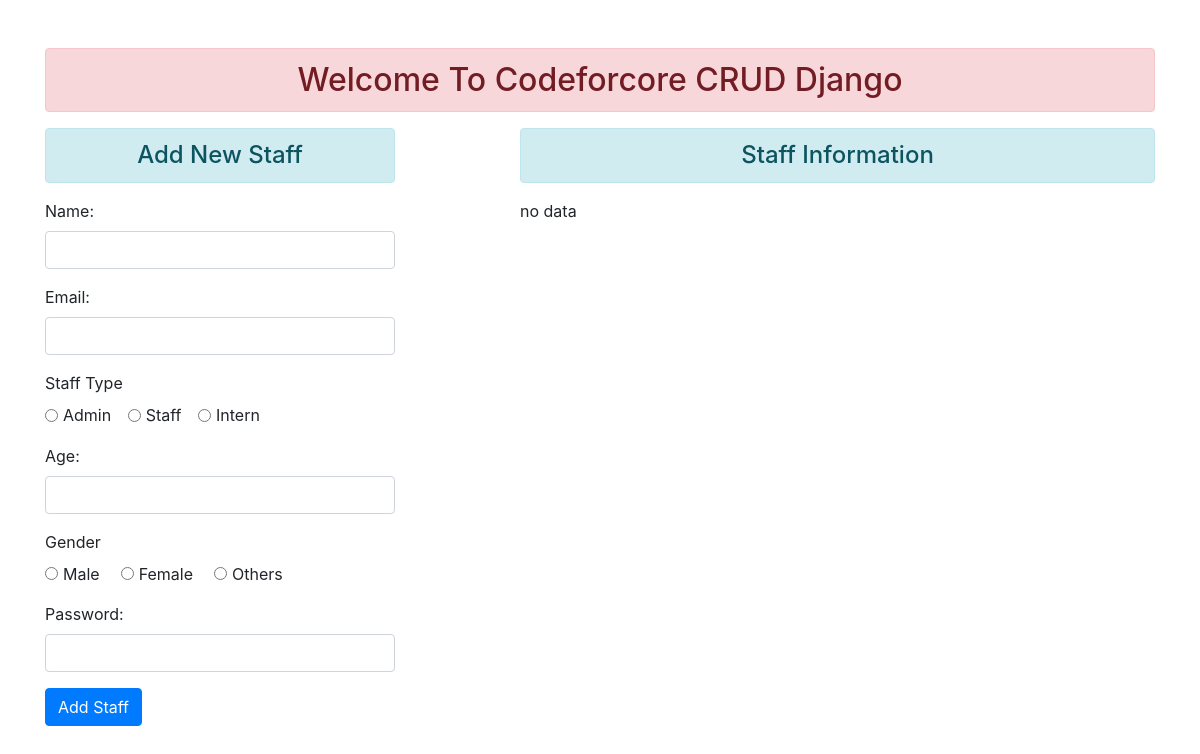
Before: / with the older database file.
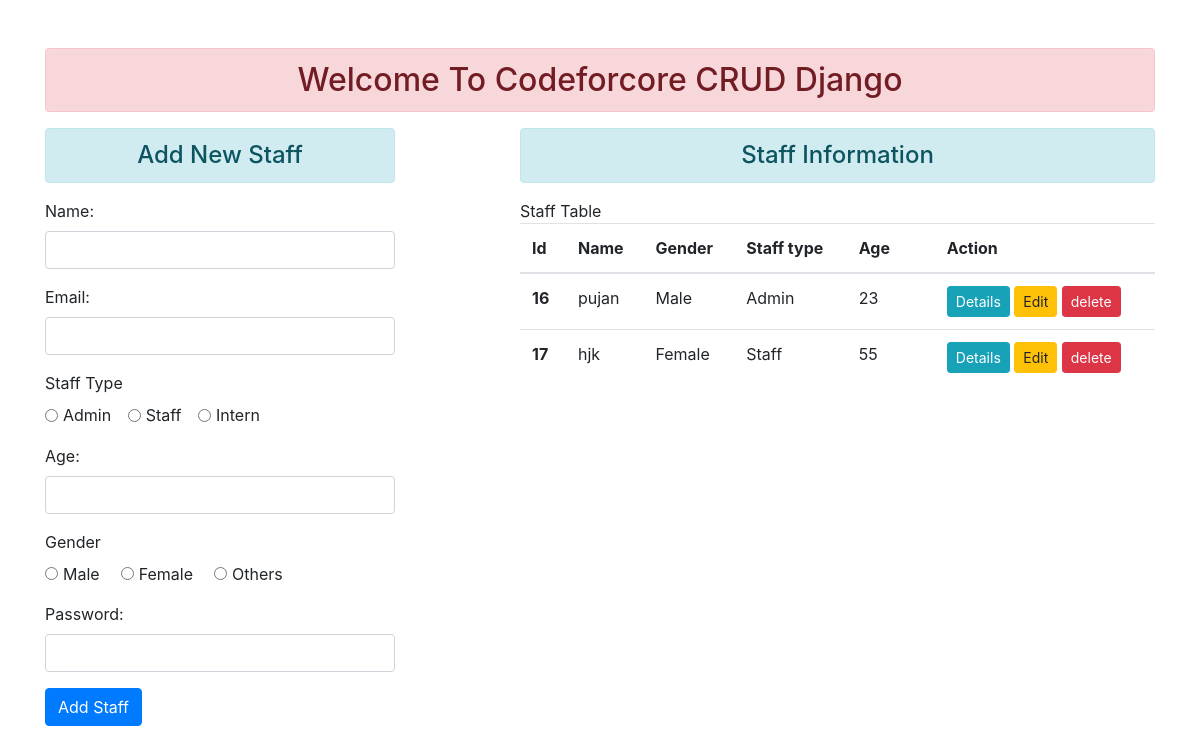
After: the same page with the newer database file.
### enrollStaff/models.py (models this page shows)
class CreateStaff(models.Model):
    name = models.CharField(max_length=70,default='not selected')
    email = models.EmailField(max_length=250,default='not selected')
    gender = models.CharField(max_length=11,default='not selected')
    age=models.PositiveIntegerField(default=0)
    staffType=models.CharField(max_length=14,default='not selected')
    password = models.CharField(max_length=100,default='not selected')

### enrollStaff/views.py (the view)
# urls.py: path('',views.index,name='homePage'),
def index(request):
    if request.method == 'POST':
        forms = StaffRegistration(request.POST)
        if forms.is_valid():
            forms.save()
            return HttpResponseRedirect('/')
        else:
            print('form invalid')
    else:
        forms = StaffRegistration()
    staff = CreateStaff.objects.all()
    return render(request, 'enrollStaff/addAndViewStaff.html', {'staff': staff})

### templates/enrollStaff/addAndViewStaff.html (shortened to what this page needs)
{% extends 'enrollStaff/base.html' %}
{% block body %}
    <div class="container mt-5">
        <h2 class="text-center alert alert-danger">Welcome To Codeforcore CRUD Django</h2>
        <div class="row">
            <div class="col-sm-4">
                <h4 class="text-center alert alert-info">Add New Staff</h4>
                <form method="POST" action="">
                    <div class="form-group">
                        <label for="id_name">Name:</label>
                        <input type="text" class="form-control" name="name" maxlength="70" required
                               id="id_name">
                    </div>
                    <div class="form-group">
                        <label for="id_email">Email:</label>
                        <input type="email" class="form-control" name="email" maxlength="250"
                               required
                               id="id_email">
                    </div>
                    <div class="form-group">
                        <label for="id_staffType">Staff Type</label>
                        <br>
                        <div class="form-check form-check-inline">
                            <input class="form-check-input" type="radio" name="staffType" id="id_staffType"
                                   value="Admin" required>
                            <label class="form-check-label" for="Admin">Admin</label>
                        </div>
                        <div class="form-check form-check-inline">
                            <input class="form-check-input" type="radio" name="staffType" id="id_staffType"
                                   value="Staff" required>
                            <label class="form-check-label" for="Staff">Staff</label>
                        </div>
                        <div class="form-check form-check-inline">
                            <input class="form-check-input" type="radio" name="staffType" id="id_staffType"
                                   value="Intern" required>
                            <label class="form-check-label" for="Intern">Intern</label>
                        </div>
                    </div>
                    <div class="form-group">
                        <label for="id_age">Age:</label>
                        <input type="number" class="form-control" name="age" min="0" required id="id_age">
                    </div>
                    <div class="form-group">
                        <label for="id_gender">Gender</label><br>
                        <div class="form-check form-check-inline">
                            <input class="form-check-input" type="radio" name="gender" id="Male"
                                   value="Male" required >
                            <label class="form-check-label" for="Male">Male&nbsp;</label>
                        </div>
                        <div class="form-check form-check-inline">
                            <input class="form-check-input" type="radio" name="gender" id="female"
                                   value="Female" required>
                            <label class="form-check-label" for="Female">Female&nbsp; </label>
                        </div>
                        <div class="form-check form-check-inline">
                            <input class="form-check-input" type="radio" name="gender" id="inlineRadio3"
                                   value="Others" required>
                            <label class="form-check-label" for="inlineRadio3">Others&nbsp; </label>
                        </div>
                    </div>
                    <div class="form-group">
                        <label for="id_password">Password:</label>
                        <input type="password" class="form-control" name="password" maxlength="100"
                               required
                               id="id_password">
                    </div>
                    <button type="submit" class="btn btn-primary mb-2">Add Staff</button>
                </form>
            </div>
            <div class="col-sm-7 offset-1">
                <h4 class="text-center alert alert-info">Staff Information</h4>
                {% if  staff %}
                    Staff Table
                    <table class="table table-hover">
                        <thead>
                        <tr>
                            <th scope="col">Id</th>
                            <th scope="col">Name</th>
                            <th scope="col">Gender</th>
                            <th scope="col">Staff type</th>
                            <th scope="col"> Age</th>
                            <th></th>
                            <th scope="col"> Action</th>
                        </tr>
                        </thead>
                        <tbody>
                        {% for st in staff %}
                        <tr>
                            <th scope="row">{{ st.id }}</th>
                            <td>{{ st.name }}</td>
                            <td>{{ st.gender }}</td>
                            <td>{{ st.staffType }}</td>
                            <td>{{ st.age }}</td>
                            <td></td>
                            <td>
                                <form action="{% url 'profilePage' st.id%}" method="GET" class="d-inline">
                                    <input type="submit" class="btn btn-info btn-sm" value="Details">
                                </form>
                                <form action="{% url 'updateStaff' st.id%}" method="POST" class="d-inline">
                                    <input type="submit" class="btn btn-warning btn-sm" value="Edit">
                                </form>
                                <form action="{% url 'deleteStaff' st.id%}" method="POST" class="d-inline">
                                    <input type="submit" class="btn btn-danger btn-sm" value="delete">
                                </form>
                            </td>
                        </tr>
                    {% endfor %}
                    </table>
                {% else %}
                    no data
                {% endif %}
            </div>
        </div>
    </div>
{% endblock %}

### templates/enrollStaff/base.html (shortened to what this page needs)
<!doctype html>
<html lang="en">
  <head>
    <link rel="stylesheet" href="https://stackpath.bootstrapcdn.com/bootstrap/4.5.2/css/bootstrap.min.css">
  </head>
  <body>
    {% block body %}
    {% endblock %}
  </body>
</html>

Changed rows visible on the page:
added CreateStaff: id "16", name "pujan", gender "Male", staffType "Admin", age "23"
added CreateStaff: id "17", name "hjk", gender "Female", staffType "Staff", age "55"
Other visible differences:
text no longer shown: "no data"
text now shown: "Staff Table Id Name Gender Staff type Age Action"
